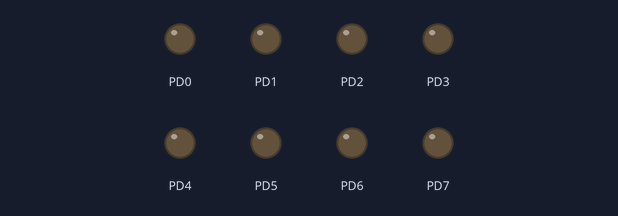
The program below on a simulated ATmega128, built with avr-gcc and emulated at 8 MHz. Parts: output pins drawn as LEDs (lit = HIGH).

Above: at 0.02 s.
At 0.37 s:
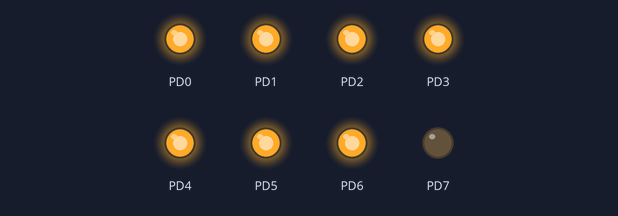
At 0.72 s:
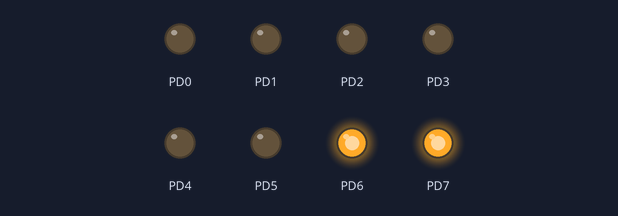
At 1.47 s:
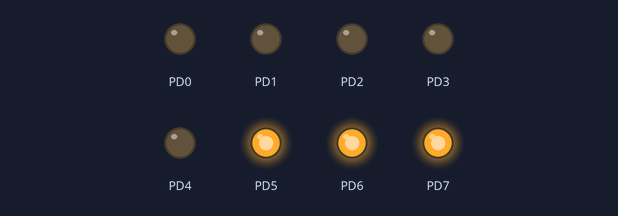
At 2.17 s:
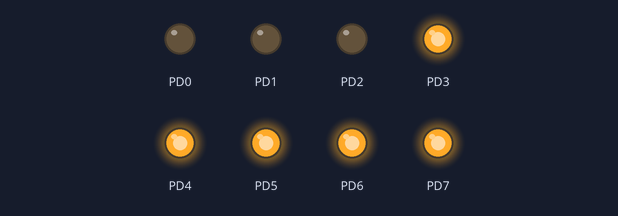
At 2.92 s:
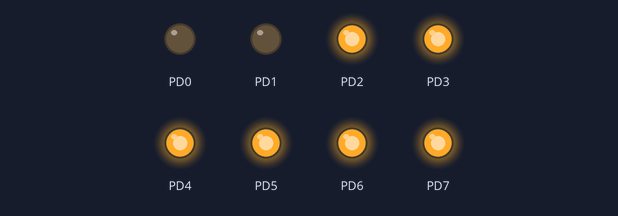
Timing chart, 0 to 3.2 s (numbered marks = the images above):
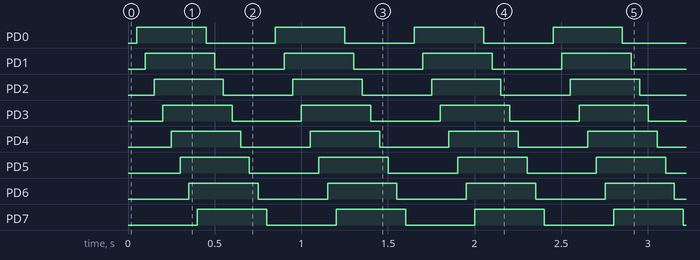

The program:

main.c
```c
/*
 * OpdrachtB5.c
 *
 * Created: 2-2-2022 13:45:48
 * Author : Larsl
 */


#define F_CPU 8e6

#include <avr/io.h>
#include <util/delay.h>

void wait(int ms) {
	for (int i=0; i<ms; i++) {
		_delay_ms(1);		// library function (max 30 ms at 8MHz)
	}
}

int main(void)
{
	DDRD = 0b11111111;		// All pins PORTD are set to output

	while (1) {
		for (int i = 0; i < 8; i++) {
			// Enable new leading LED
			wait(50);
			PORTD |= 0x01 << i;
		}
		for (int i = 0; i < 8; i++) {
			// Disable trailing LED
			wait(50);
			PORTD &= ~(0x01 << i);
		}
	}

	return 1;
}
```

Measured:
- by itself, PD0–7: alternates HIGH for 0.40 s and LOW for 0.40 s
- by itself, everything shown: repeats every 0.80 s, in 16 steps
